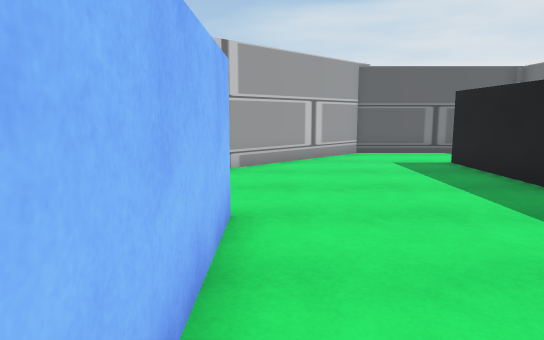
[1] (above)

16 first-person views from a walk through a scene from a Unity 3-D project. The camera is 1.3 m above the floor, tilts 8° down and sees 70° across. The floor is counted in squares, 1 m on a side. Each view is taken from the middle of a square. On the plan, view 1 faces up. The plan holds only what a view shows up to about 16 squares ahead; the rest is blank. The place goes on beyond the plan. The player is left out.

[2]
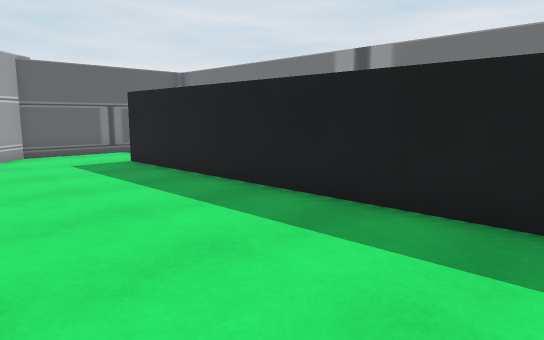

[3]
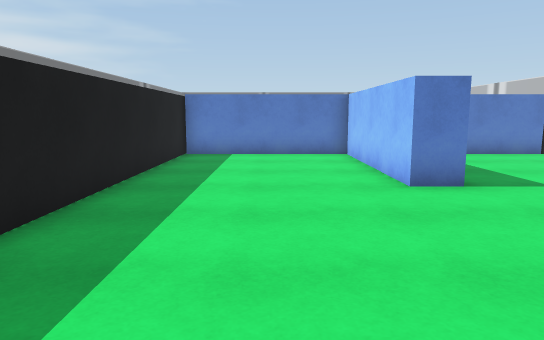

[4]
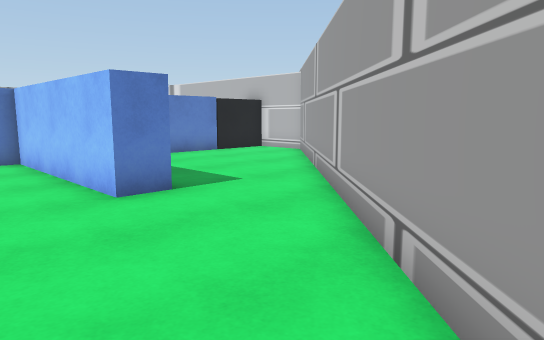

[5]
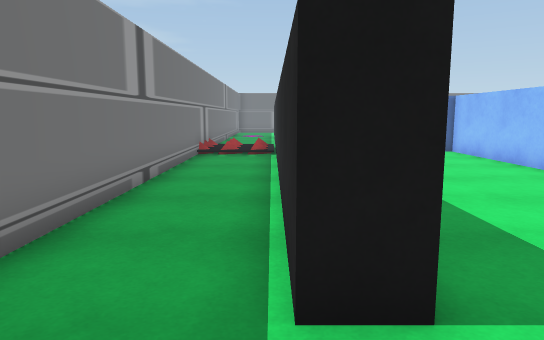

[6]
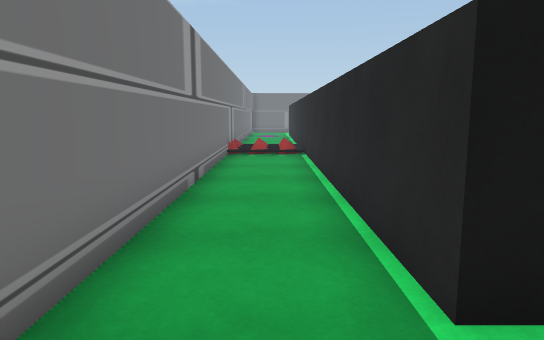

[7]
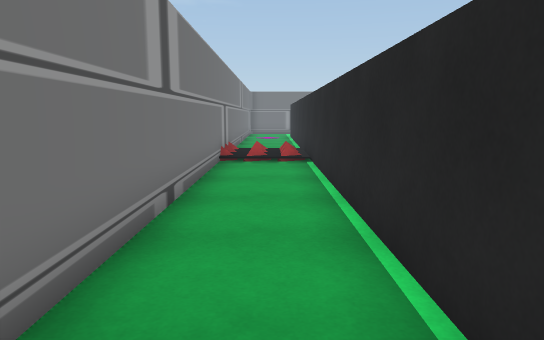

[8]
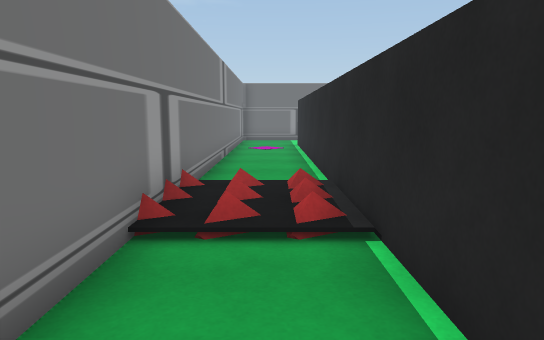

[9]
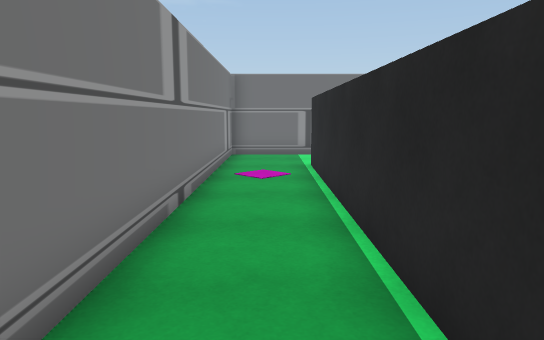

[10]
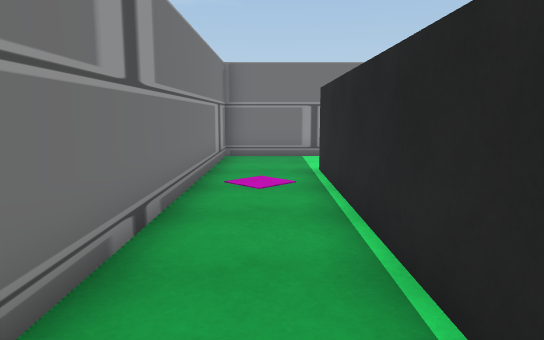

[11]
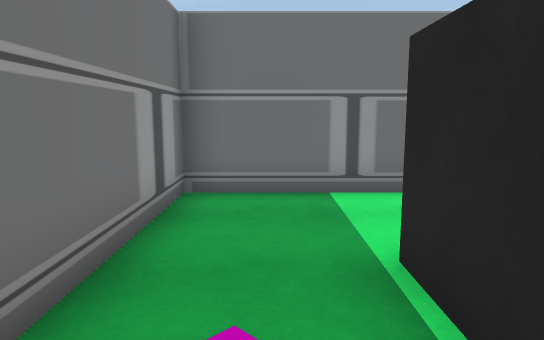

[12]
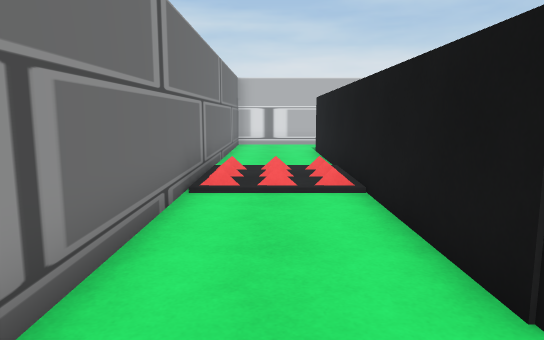

[13]
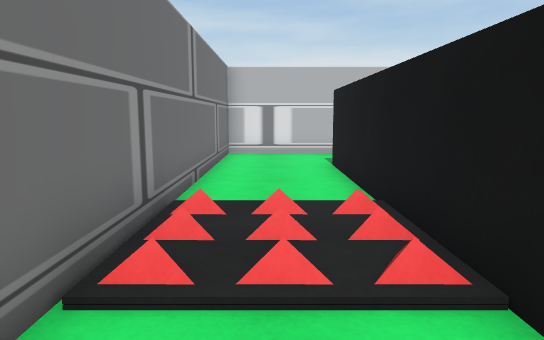

[14]
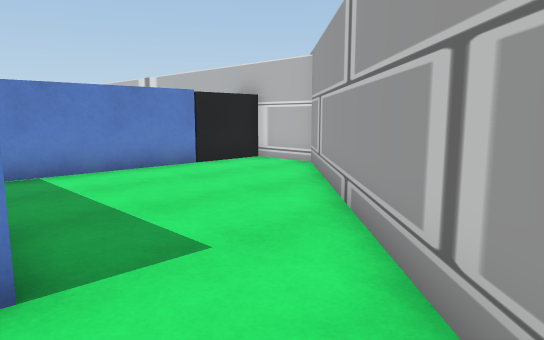

[15]
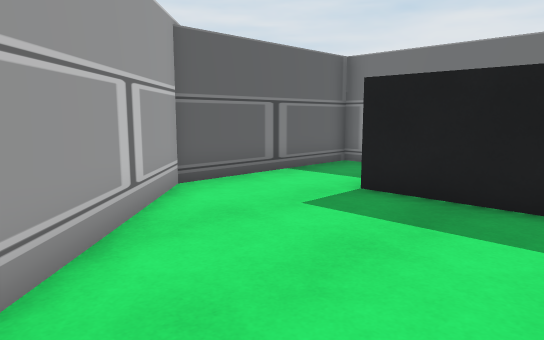

[16]
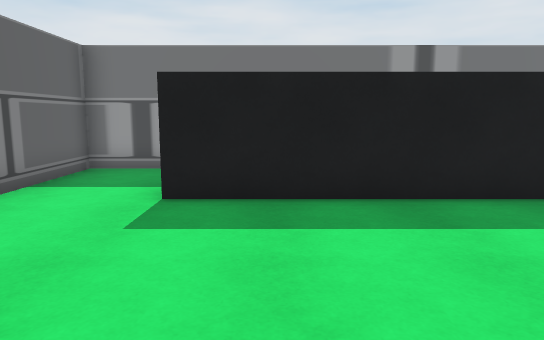

### Floor plan
Points are (right, up) in squares from view 1. A wall is a line through its corners. A room is listed if a view was taken in it or the views show most of it. See-through windows are left out.
Room 1 (views 1, 2, 3, 4, 5, 6, 7, 8, 9, 10, 11, 12, 13, 14, 15, 16)
walls: (5, -1.6) (5, 10.7) (5.9, 10.7) (5.9, -13.4) (-6.4, -13.4); (-1.6, 5) (-0.5, 5) (-0.5, -1.1) (5, -1.1); (-9.5, -12.9) (-9.5, -16.5) (8.5, -16.5) (8.5, 13.5) (2.9, 13.5) (-9.5, 1.1) (-9.5, -1.1) (-2.5, -1.1)
ways out: opening at (-7.5, -12.5)

Where each view was taken, in squares from view 1:
view 1: 0 up, 0 right, facing up
view 2: 0 up, 0 right, facing up-right
view 3: 12 up, 2 right, facing down
view 4: 11 up, 2 right, facing down-left
view 5: 13 up, 6 right, facing down
view 6: 13 up, 7 right, facing down
view 7: 11 up, 7 right, facing down
view 8: 4 up, 7 right, facing down
view 9: 2 down, 7 right, facing down
view 10: 4 down, 7 right, facing down
view 11: 10 down, 7 right, facing down
view 12: 15 down, 8 right, facing left
view 13: 15 down, 4 right, facing left
view 14: 8 up, 1 left, facing down-left
view 15: 7 up, 1 left, facing up-right
view 16: 9 up, 1 left, facing right
